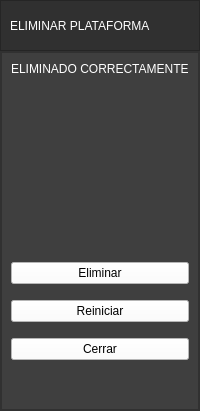
     <widget class="QWidget" name="page_plataforma">
      <layout class="QVBoxLayout" name="verticalLayout_9" stretch="1,7">
       <property name="spacing">
        <number>0</number>
       </property>
       <property name="leftMargin">
        <number>0</number>
       </property>
       <property name="topMargin">
        <number>0</number>
       </property>
       <property name="rightMargin">
        <number>0</number>
       </property>
       <property name="bottomMargin">
        <number>0</number>
       </property>
       <item>
        <widget class="QFrame" name="frame_9">
         <property name="styleSheet">
          <string notr="true">background-color: rgb(48, 48, 48);</string>
         </property>
         <property name="frameShape">
          <enum>QFrame::StyledPanel</enum>
         </property>
         <property name="frameShadow">
          <enum>QFrame::Raised</enum>
         </property>
         <layout class="QHBoxLayout" name="horizontalLayout_5">
          <item>
           <widget class="QLabel" name="label_52">
            <property name="styleSheet">
             <string notr="true">font: 87 18pt &quot;Arial Black&quot;;
color: rgb(255, 255, 255);</string>
            </property>
            <property name="text">
             <string>ELIMINAR PLATAFORMA</string>
            </property>
           </widget>
          </item>
         </layout>
        </widget>
       </item>
       <item>
        <widget class="QFrame" name="frame_10">
         <property name="styleSheet">
          <string notr="true">background-color: rgb(63, 63, 63);
font: 11pt &quot;Arial&quot;;
font: 10pt &quot;Arial&quot;;</string>
         </property>
         <property name="frameShape">
          <enum>QFrame::StyledPanel</enum>
         </property>
         <property name="frameShadow">
          <enum>QFrame::Raised</enum>
         </property>
         <layout class="QHBoxLayout" name="horizontalLayout_7" stretch="7,0">
          <property name="spacing">
           <number>0</number>
          </property>
          <property name="leftMargin">
           <number>0</number>
          </property>
          <property name="topMargin">
           <number>0</number>
          </property>
          <property name="rightMargin">
           <number>0</number>
          </property>
          <property name="bottomMargin">
           <number>0</number>
          </property>
          <item>
           <widget class="QFrame" name="frame_11">
            <property name="frameShape">
             <enum>QFrame::StyledPanel</enum>
            </property>
            <property name="frameShadow">
             <enum>QFrame::Raised</enum>
            </property>
            <widget class="QSplitter" name="splitter_27">
             <property name="geometry">
              <rect>
               <x>10</x>
               <y>10</y>
               <width>297</width>
               <height>21</height>
              </rect>
             </property>
             <property name="orientation">
              <enum>Qt::Horizontal</enum>
             </property>
             <widget class="QLabel" name="label_54">
              <property name="minimumSize">
               <size>
                <width>151</width>
                <height>21</height>
               </size>
              </property>
              <property name="maximumSize">
               <size>
                <width>151</width>
                <height>16777215</height>
               </size>
              </property>
              <property name="sizeIncrement">
               <size>
                <width>54</width>
                <height>0</height>
               </size>
              </property>
              <property name="styleSheet">
               <string notr="true">color: rgb(255, 255, 255);
font: 75 italic 8pt &quot;Arial&quot;;</string>
              </property>
              <property name="text">
               <string>ID_PL  (ID para eliminar)</string>
              </property>
             </widget>
             <widget class="QLineEdit" name="lineEdit_43">
              <property name="minimumSize">
               <size>
                <width>141</width>
                <height>21</height>
               </size>
              </property>
              <property name="maximumSize">
               <size>
                <width>141</width>
                <height>21</height>
               </size>
              </property>
              <property name="styleSheet">
               <string notr="true">background-color: rgb(255, 255, 255);</string>
              </property>
             </widget>
            </widget>
            <widget class="QLabel" name="label_19">
             <property name="geometry">
              <rect>
               <x>430</x>
               <y>160</y>
               <width>151</width>
               <height>21</height>
              </rect>
             </property>
             <property name="minimumSize">
              <size>
               <width>151</width>
               <height>21</height>
              </size>
             </property>
             <property name="maximumSize">
              <size>
               <width>151</width>
               <height>16777215</height>
              </size>
             </property>
             <property name="sizeIncrement">
              <size>
               <width>54</width>
               <height>0</height>
              </size>
             </property>
             <property name="styleSheet">
              <string notr="true">color: rgb(255, 255, 255);
font: 75 italic 8pt &quot;Arial&quot;;</string>
             </property>
             <property name="text">
              <string>ID_PL:</string>
             </property>
            </widget>
            <widget class="QLineEdit" name="lineEdit_13">
             <property name="geometry">
              <rect>
               <x>430</x>
               <y>80</y>
               <width>131</width>
               <height>20</height>
              </rect>
             </property>
             <property name="styleSheet">
              <string notr="true">background-color: rgb(255, 255, 255);
</string>
             </property>
             <property name="text">
              <string/>
             </property>
            </widget>
            <widget class="QComboBox" name="comboBox_8">
             <property name="geometry">
              <rect>
               <x>430</x>
               <y>130</y>
               <width>131</width>
               <height>21</height>
              </rect>
             </property>
             <property name="styleSheet">
              <string notr="true">background-color: rgb(255, 255, 255);</string>
             </property>
             <item>
              <property name="text">
               <string>Todas</string>
              </property>
             </item>
             <item>
              <property name="text">
               <string>JD</string>
              </property>
             </item>
             <item>
              <property name="text">
               <string>Case</string>
              </property>
             </item>
             <item>
              <property name="text">
               <string>NH</string>
              </property>
             </item>
             <item>
              <property name="text">
               <string>Ombu</string>
              </property>
             </item>
             <item>
              <property name="text">
               <string>Allochis</string>
              </property>
             </item>
             <item>
              <property name="text">
               <string>Challenger</string>
              </property>
             </item>
             <item>
              <property name="text">
               <string>De grande</string>
              </property>
             </item>
             <item>
              <property name="text">
               <string>Don roque</string>
              </property>
             </item>
             <item>
              <property name="text">
               <string>Franco Fabril</string>
              </property>
             </item>
             <item>
              <property name="text">
               <string>Mainero</string>
              </property>
             </item>
             <item>
              <property name="text">
               <string>Maizco</string>
              </property>
             </item>
            </widget>
            <widget class="QLabel" name="label_20">
             <property name="geometry">
              <rect>
               <x>430</x>
               <y>60</y>
               <width>151</width>
               <height>21</height>
              </rect>
             </property>
             <property name="minimumSize">
              <size>
               <width>151</width>
               <height>21</height>
              </size>
             </property>
             <property name="maximumSize">
              <size>
               <width>151</width>
               <height>16777215</height>
              </size>
             </property>
             <property name="sizeIncrement">
              <size>
               <width>54</width>
               <height>0</height>
              </size>
             </property>
             <property name="styleSheet">
              <string notr="true">color: rgb(255, 255, 255);
font: 75 italic 8pt &quot;Arial&quot;;</string>
             </property>
             <property name="text">
              <string>MODELO:</string>
             </property>
            </widget>
            <widget class="QLabel" name="label_21">
             <property name="geometry">
              <rect>
               <x>430</x>
               <y>110</y>
               <width>151</width>
               <height>21</height>
              </rect>
             </property>
             <property name="minimumSize">
              <size>
               <width>151</width>
               <height>21</height>
              </size>
             </property>
             <property name="maximumSize">
              <size>
               <width>151</width>
               <height>16777215</height>
              </size>
             </property>
             <property name="sizeIncrement">
              <size>
               <width>54</width>
               <height>0</height>
              </size>
             </property>
             <property name="styleSheet">
              <string notr="true">color: rgb(255, 255, 255);
font: 75 italic 8pt &quot;Arial&quot;;</string>
             </property>
             <property name="text">
              <string>MARCA:</string>
             </property>
            </widget>
            <widget class="QLineEdit" name="lineEdit_14">
             <property name="geometry">
              <rect>
               <x>430</x>
               <y>180</y>
               <width>131</width>
               <height>20</height>
              </rect>
             </property>
             <property name="styleSheet">
              <string notr="true">background-color: rgb(255, 255, 255);
</string>
             </property>
             <property name="text">
              <string/>
             </property>
            </widget>
            <widget class="QLineEdit" name="lineEdit_15">
             <property name="geometry">
              <rect>
               <x>430</x>
               <y>230</y>
               <width>131</width>
               <height>20</height>
              </rect>
             </property>
             <property name="styleSheet">
              <string notr="true">background-color: rgb(255, 255, 255);
</string>
             </property>
             <property name="text">
              <string/>
             </property>
            </widget>
            <widget class="QLabel" name="label_22">
             <property name="geometry">
              <rect>
               <x>430</x>
               <y>210</y>
               <width>151</width>
               <height>21</height>
              </rect>
             </property>
             <property name="minimumSize">
              <size>
               <width>151</width>
               <height>21</height>
              </size>
             </property>
             <property name="maximumSize">
              <size>
               <width>151</width>
               <height>16777215</height>
              </size>
             </property>
             <property name="sizeIncrement">
              <size>
               <width>54</width>
               <height>0</height>
              </size>
             </property>
             <property name="styleSheet">
              <string notr="true">color: rgb(255, 255, 255);
font: 75 italic 8pt &quot;Arial&quot;;</string>
             </property>
             <property name="text">
              <string>TIPO DE PLATAFORMA:</string>
             </property>
            </widget>
            <widget class="QPushButton" name="pushButton_31">
             <property name="geometry">
              <rect>
               <x>480</x>
               <y>290</y>
               <width>75</width>
               <height>23</height>
              </rect>
             </property>
             <property name="styleSheet">
              <string notr="true">background-color: rgb(255, 255, 255);
</string>
             </property>
             <property name="text">
              <string>Buscar</string>
             </property>
            </widget>
            <widget class="QTextEdit" name="textEdit_4">
             <property name="geometry">
              <rect>
               <x>10</x>
               <y>340</y>
               <width>551</width>
               <height>81</height>
              </rect>
             </property>
             <property name="styleSheet">
              <string notr="true">color: rgb(255, 255, 255);</string>
             </property>
             <property name="html">
              <string>&lt;!DOCTYPE HTML PUBLIC &quot;-//W3C//DTD HTML 4.0//EN&quot; &quot;http://www.w3.org/TR/REC-html40/strict.dtd&quot;&gt;
&lt;html&gt;&lt;head&gt;&lt;meta name=&quot;qrichtext&quot; content=&quot;1&quot; /&gt;&lt;style type=&quot;text/css&quot;&gt;
p, li { white-space: pre-wrap; }
&lt;/style&gt;&lt;/head&gt;&lt;body style=&quot; font-family:'Arial'; font-size:10pt; font-weight:400; font-style:normal;&quot;&gt;
&lt;p style=&quot; margin-top:0px; margin-bottom:0px; margin-left:0px; margin-right:0px; -qt-block-indent:0; text-indent:0px;&quot;&gt;Para eliminar un modelo tienes que ingresar su ID en la casilla de arriba y luego darle al botón Eliminar.&lt;/p&gt;
&lt;p style=&quot; margin-top:0px; margin-bottom:0px; margin-left:0px; margin-right:0px; -qt-block-indent:0; text-indent:0px;&quot;&gt;Una vez que se elimine el equipo, se eliminara de todas las tablas de la base de datos (Incluyendo si esta en una nota de pedidos).&lt;/p&gt;&lt;/body&gt;&lt;/html&gt;</string>
             </property>
            </widget>
            <widget class="QFrame" name="frame_13">
             <property name="geometry">
              <rect>
               <x>10</x>
               <y>40</y>
               <width>411</width>
               <height>291</height>
              </rect>
             </property>
             <property name="styleSheet">
              <string notr="true">background-color: rgb(255, 255, 255);</string>
             </property>
             <property name="frameShape">
              <enum>QFrame::StyledPanel</enum>
             </property>
             <property name="frameShadow">
              <enum>QFrame::Raised</enum>
             </property>
             <layout class="QVBoxLayout" name="verticalLayout_3">
              <property name="spacing">
               <number>0</number>
              </property>
              <property name="leftMargin">
               <number>0</number>
              </property>
              <property name="topMargin">
               <number>0</number>
              </property>
              <property name="rightMargin">
               <number>0</number>
              </property>
              <property name="bottomMargin">
               <number>0</number>
              </property>
              <item>
               <widget class="QTableWidget" name="tabla_plataforma_control">
                <property name="styleSheet">
                 <string notr="true">background-color: rgb(255, 255, 255);
background-color: rgb(255, 255, 255);
</string>
                </property>
                <column>
                 <property name="text">
                  <string>ID_PL</string>
                 </property>
                </column>
                <column>
                 <property name="text">
                  <string>MARCA</string>
                 </property>
                </column>
                <column>
                 <property name="text">
                  <string>MODELO</string>
                 </property>
                </column>
                <column>
                 <property name="text">
                  <string>TIPO DE PLATAFORMA</string>
                 </property>
                </column>
               </widget>
              </item>
             </layout>
            </widget>
           </widget>
          </item>
          <item>
           <widget class="QFrame" name="frame_12">
            <property name="styleSheet">
             <string notr="true"/>
            </property>
            <property name="frameShape">
             <enum>QFrame::StyledPanel</enum>
            </property>
            <property name="frameShadow">
             <enum>QFrame::Raised</enum>
            </property>
            <layout class="QVBoxLayout" name="verticalLayout_8">
             <item>
              <widget class="QLabel" name="label_79">
               <property name="styleSheet">
                <string notr="true">color: rgb(255, 255, 255);
font: 87 10pt &quot;Arial Black&quot;;</string>
               </property>
               <property name="text">
                <string>ELIMINADO CORRECTAMENTE</string>
               </property>
              </widget>
             </item>
             <item>
              <spacer name="verticalSpacer_13">
               <property name="orientation">
                <enum>Qt::Vertical</enum>
               </property>
               <property name="sizeHint" stdset="0">
                <size>
                 <width>20</width>
                 <height>197</height>
                </size>
               </property>
              </spacer>
             </item>
             <item>
              <widget class="QPushButton" name="pushButton_9">
               <property name="styleSheet">
                <string notr="true">background-color: rgb(255, 255, 255);</string>
               </property>
               <property name="text">
                <string>Eliminar</string>
               </property>
              </widget>
             </item>
             <item>
              <spacer name="verticalSpacer_14">
               <property name="orientation">
                <enum>Qt::Vertical</enum>
               </property>
               <property name="sizeType">
                <enum>QSizePolicy::Minimum</enum>
               </property>
               <property name="sizeHint" stdset="0">
                <size>
                 <width>20</width>
                 <height>10</height>
                </size>
               </property>
              </spacer>
             </item>
             <item>
              <widget class="QPushButton" name="pushButton_10">
               <property name="styleSheet">
                <string notr="true">background-color: rgb(255, 255, 255);</string>
               </property>
               <property name="text">
                <string>Reiniciar</string>
               </property>
              </widget>
             </item>
             <item>
              <spacer name="verticalSpacer_16">
               <property name="orientation">
                <enum>Qt::Vertical</enum>
               </property>
               <property name="sizeType">
                <enum>QSizePolicy::Minimum</enum>
               </property>
               <property name="sizeHint" stdset="0">
                <size>
                 <width>20</width>
                 <height>10</height>
                </size>
               </property>
              </spacer>
             </item>
             <item>
              <widget class="QPushButton" name="pushButton_12">
               <property name="styleSheet">
                <string notr="true">background-color: rgb(255, 255, 255);</string>
               </property>
               <property name="text">
                <string>Cerrar</string>
               </property>
              </widget>
             </item>
             <item>
              <spacer name="verticalSpacer_17">
               <property name="orientation">
                <enum>Qt::Vertical</enum>
               </property>
               <property name="sizeType">
                <enum>QSizePolicy::Minimum</enum>
               </property>
               <property name="sizeHint" stdset="0">
                <size>
                 <width>20</width>
                 <height>40</height>
                </size>
               </property>
              </spacer>
             </item>
            </layout>
           </widget>
          </item>
         </layout>
        </widget>
       </item>
      </layout>
     </widget>
